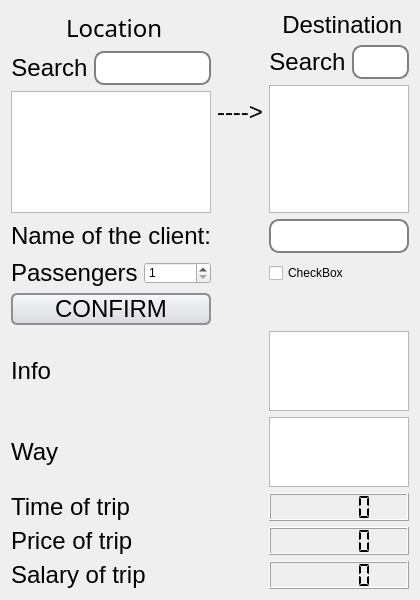
<?xml version="1.0" encoding="UTF-8"?>
<ui version="4.0">
 <class>OrderWindow</class>
 <widget class="QWidget" name="OrderWindow">
  <property name="geometry">
   <rect>
    <x>0</x>
    <y>0</y>
    <width>420</width>
    <height>600</height>
   </rect>
  </property>
  <property name="minimumSize">
   <size>
    <width>420</width>
    <height>600</height>
   </size>
  </property>
  <property name="maximumSize">
   <size>
    <width>720</width>
    <height>900</height>
   </size>
  </property>
  <property name="windowTitle">
   <string>TaxiPark.Order</string>
  </property>
  <property name="windowIcon">
   <iconset resource="Resources.qrc">
    <normaloff>:/data/dataBase/iconOrder.png</normaloff>:/data/dataBase/iconOrder.png</iconset>
  </property>
  <property name="styleSheet">
   <string notr="true">QLineEdit {
    border: 2px solid gray;
    border-radius: 10px;
    padding: 0 8px;
    background: white;
    selection-background-color: darkgray;
}

QPushButton {
    border: 2px solid #8f8f91;
    border-radius: 6px;
    background-color: qlineargradient(x1: 0, y1: 0, x2: 0, y2: 1, stop: 0 #f6f7fa, stop: 1 #dadbde);
    min-width: 80px;
}
QPushButton:pressed {
    background-color: qlineargradient(x1: 0, y1: 0, x2: 0, y2: 1,
                                      stop: 0 #dadbde, stop: 1 #f6f7fa);
}
QPushButton:flat {
    border: none; /* no border for a flat push button */
}
QPushButton:default {
    border-color: navy; /* make the default button prominent */
}

QLabel, QListWidget, QTextBrowser, QPushButton, QLineEdit {
	font-family: &quot;Franklin Gothic Medium Cond&quot;;
	font-size: 24px;
}

QListWidget::item:selected {
	background-color: #5555FF;
}</string>
  </property>
  <layout class="QGridLayout" name="gridLayout">
   <item row="0" column="0">
    <layout class="QVBoxLayout" name="verticalLayout">
     <item>
      <widget class="QLabel" name="labelLocation">
       <property name="font">
        <font>
         <family>Franklin Gothic Medium Cond</family>
         <pointsize>-1</pointsize>
         <weight>50</weight>
         <bold>false</bold>
        </font>
       </property>
       <property name="text">
        <string> Location</string>
       </property>
       <property name="alignment">
        <set>Qt::AlignCenter</set>
       </property>
      </widget>
     </item>
     <item>
      <layout class="QHBoxLayout" name="horizontalLayout">
       <item>
        <widget class="QLabel" name="labelSearchLocation">
         <property name="text">
          <string>Search</string>
         </property>
         <property name="alignment">
          <set>Qt::AlignCenter</set>
         </property>
        </widget>
       </item>
       <item>
        <widget class="QLineEdit" name="editSearchLocation">
         <property name="enabled">
          <bool>true</bool>
         </property>
         <property name="styleSheet">
          <string notr="true"/>
         </property>
        </widget>
       </item>
      </layout>
     </item>
     <item>
      <widget class="QListWidget" name="listLocation">
       <property name="font">
        <font>
         <family>Franklin Gothic Medium Cond</family>
         <pointsize>-1</pointsize>
        </font>
       </property>
       <property name="cursor" stdset="0">
        <cursorShape>PointingHandCursor</cursorShape>
       </property>
      </widget>
     </item>
    </layout>
   </item>
   <item row="0" column="1">
    <widget class="QLabel" name="arrow">
     <property name="enabled">
      <bool>true</bool>
     </property>
     <property name="text">
      <string>----&gt;</string>
     </property>
     <property name="alignment">
      <set>Qt::AlignCenter</set>
     </property>
    </widget>
   </item>
   <item row="0" column="2">
    <layout class="QVBoxLayout" name="verticalLayout_2">
     <item>
      <widget class="QLabel" name="labelDestination">
       <property name="styleSheet">
        <string notr="true"/>
       </property>
       <property name="text">
        <string> Destination</string>
       </property>
       <property name="textFormat">
        <enum>Qt::AutoText</enum>
       </property>
       <property name="alignment">
        <set>Qt::AlignCenter</set>
       </property>
      </widget>
     </item>
     <item>
      <layout class="QHBoxLayout" name="horizontalLayout_2">
       <item>
        <widget class="QLabel" name="labelSearchDestination">
         <property name="text">
          <string>Search</string>
         </property>
         <property name="alignment">
          <set>Qt::AlignCenter</set>
         </property>
        </widget>
       </item>
       <item>
        <widget class="QLineEdit" name="editSearchDestination">
         <property name="styleSheet">
          <string notr="true"/>
         </property>
        </widget>
       </item>
      </layout>
     </item>
     <item>
      <widget class="QListWidget" name="listDestination">
       <property name="cursor" stdset="0">
        <cursorShape>PointingHandCursor</cursorShape>
       </property>
      </widget>
     </item>
    </layout>
   </item>
   <item row="1" column="0">
    <widget class="QLabel" name="labelNameClient">
     <property name="text">
      <string>Name of the client:</string>
     </property>
    </widget>
   </item>
   <item row="2" column="0">
    <layout class="QHBoxLayout" name="horizontalLayout_6">
     <item>
      <widget class="QLabel" name="label">
       <property name="text">
        <string>Passengers</string>
       </property>
      </widget>
     </item>
     <item>
      <widget class="QSpinBox" name="spinBox">
       <property name="minimum">
        <number>1</number>
       </property>
       <property name="maximum">
        <number>4</number>
       </property>
      </widget>
     </item>
    </layout>
   </item>
   <item row="3" column="0">
    <widget class="QPushButton" name="confirmButton">
     <property name="cursor">
      <cursorShape>PointingHandCursor</cursorShape>
     </property>
     <property name="styleSheet">
      <string notr="true"/>
     </property>
     <property name="text">
      <string>CONFIRM</string>
     </property>
    </widget>
   </item>
   <item row="4" column="0">
    <widget class="QLabel" name="labelnfo">
     <property name="text">
      <string>Info</string>
     </property>
    </widget>
   </item>
   <item row="5" column="0">
    <widget class="QLabel" name="labelWay">
     <property name="maximumSize">
      <size>
       <width>16777215</width>
       <height>85</height>
      </size>
     </property>
     <property name="text">
      <string>Way</string>
     </property>
    </widget>
   </item>
   <item row="6" column="0">
    <widget class="QLabel" name="labelTimeWay">
     <property name="text">
      <string>Time of trip</string>
     </property>
    </widget>
   </item>
   <item row="2" column="2">
    <widget class="QCheckBox" name="checkBox">
     <property name="text">
      <string>CheckBox</string>
     </property>
    </widget>
   </item>
   <item row="4" column="2">
    <widget class="QTextBrowser" name="textInfo">
     <property name="maximumSize">
      <size>
       <width>16777215</width>
       <height>150</height>
      </size>
     </property>
    </widget>
   </item>
   <item row="5" column="2">
    <widget class="QTextBrowser" name="textWay">
     <property name="maximumSize">
      <size>
       <width>16777215</width>
       <height>85</height>
      </size>
     </property>
    </widget>
   </item>
   <item row="9" column="0">
    <widget class="QLabel" name="labelPrice">
     <property name="text">
      <string>Price of trip</string>
     </property>
    </widget>
   </item>
   <item row="10" column="0">
    <widget class="QLabel" name="labelSalary">
     <property name="text">
      <string>Salary of trip</string>
     </property>
    </widget>
   </item>
   <item row="6" column="2">
    <widget class="QLCDNumber" name="valueTimeWay">
     <property name="smallDecimalPoint">
      <bool>false</bool>
     </property>
     <property name="digitCount">
      <number>5</number>
     </property>
     <property name="segmentStyle">
      <enum>QLCDNumber::Flat</enum>
     </property>
    </widget>
   </item>
   <item row="9" column="2">
    <widget class="QLCDNumber" name="valuePrice">
     <property name="segmentStyle">
      <enum>QLCDNumber::Flat</enum>
     </property>
    </widget>
   </item>
   <item row="10" column="2">
    <widget class="QLCDNumber" name="valueSalary">
     <property name="segmentStyle">
      <enum>QLCDNumber::Flat</enum>
     </property>
    </widget>
   </item>
   <item row="1" column="2">
    <widget class="QLineEdit" name="editNameClient"/>
   </item>
  </layout>
 </widget>
 <resources>
  <include location="Resources.qrc"/>
 </resources>
 <connections/>
</ui>
